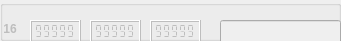
             <widget class="QGroupBox" name="markerBox_16">
              <property name="enabled">
               <bool>false</bool>
              </property>
              <property name="geometry">
               <rect>
                <x>0</x>
                <y>430</y>
                <width>341</width>
                <height>41</height>
               </rect>
              </property>
              <property name="title">
               <string notr="true"/>
              </property>
              <property name="flat">
               <bool>false</bool>
              </property>
              <widget class="QLCDNumber" name="X_16">
               <property name="geometry">
                <rect>
                 <x>30</x>
                 <y>20</y>
                 <width>51</width>
                 <height>23</height>
                </rect>
               </property>
               <property name="smallDecimalPoint">
                <bool>true</bool>
               </property>
               <property name="segmentStyle">
                <enum>QLCDNumber::Flat</enum>
               </property>
               <property name="value" stdset="0">
                <double>99999.000000000000000</double>
               </property>
              </widget>
              <widget class="QLCDNumber" name="Y_16">
               <property name="geometry">
                <rect>
                 <x>90</x>
                 <y>20</y>
                 <width>51</width>
                 <height>23</height>
                </rect>
               </property>
               <property name="smallDecimalPoint">
                <bool>true</bool>
               </property>
               <property name="segmentStyle">
                <enum>QLCDNumber::Flat</enum>
               </property>
               <property name="value" stdset="0">
                <double>99999.000000000000000</double>
               </property>
              </widget>
              <widget class="QLCDNumber" name="Z_16">
               <property name="geometry">
                <rect>
                 <x>150</x>
                 <y>20</y>
                 <width>51</width>
                 <height>23</height>
                </rect>
               </property>
               <property name="smallDecimalPoint">
                <bool>true</bool>
               </property>
               <property name="segmentStyle">
                <enum>QLCDNumber::Flat</enum>
               </property>
               <property name="value" stdset="0">
                <double>99999.000000000000000</double>
               </property>
              </widget>
              <widget class="QLineEdit" name="name_16">
               <property name="geometry">
                <rect>
                 <x>220</x>
                 <y>20</y>
                 <width>121</width>
                 <height>25</height>
                </rect>
               </property>
               <property name="sizePolicy">
                <sizepolicy hsizetype="Expanding" vsizetype="Fixed">
                 <horstretch>0</horstretch>
                 <verstretch>0</verstretch>
                </sizepolicy>
               </property>
              </widget>
              <widget class="QLabel" name="srn_16">
               <property name="enabled">
                <bool>false</bool>
               </property>
               <property name="geometry">
                <rect>
                 <x>0</x>
                 <y>20</y>
                 <width>21</width>
                 <height>17</height>
                </rect>
               </property>
               <property name="font">
                <font>
                 <weight>75</weight>
                 <bold>true</bold>
                </font>
               </property>
               <property name="text">
                <string> 16</string>
               </property>
              </widget>
             </widget>
